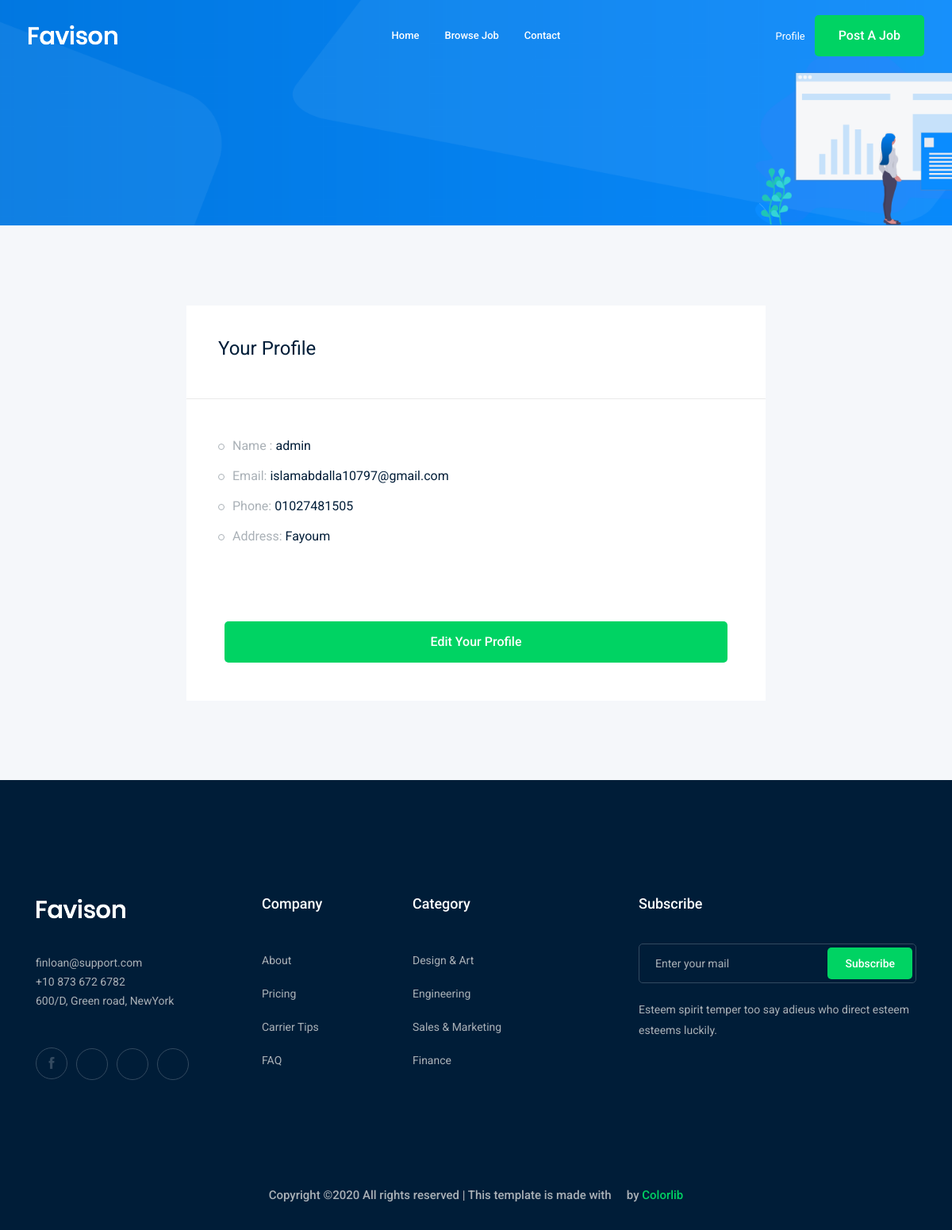
The app's page /accounts/profile (signed in) with its own data.
### accounts/models.py (models this page shows)
class Profile(models.Model):
    user = models.OneToOneField(User ,on_delete=models.CASCADE)
    city = models.ForeignKey ('City' , related_name='user_city',on_delete=models.CASCADE,blank=True,null=True)
    phone_number = models.CharField (max_length=15)
    image = models.ImageField (upload_to = image_upload ,default = "",blank=True,null=True )
    def __str__(self):
        return str(self.user)

class City (models.Model):
    name = models.CharField (max_length=30)
    def __str__(self):
        return str(self.name)

### accounts/views.py (the view)
# urls.py: path('profile',views.profile, name = 'profile'),
def profile(request):
    profile = Profile.objects.get(user=request.user)
    return render(request,'accounts/profile.html',{'profile':profile ,})

### accounts/templates/accounts/profile.html (shortened to what this page needs)
{% extends 'base.html' %}
{% load bootstrap4 %}
{% block body %}
    <div class="bradcam_area bradcam_bg_1">
        <div class="container">
            <div class="row">
                <div class="col-xl-12">
                </div>
            </div>
        </div>
    </div>
    <div class="job_details_area">
        <div class="container">
            <div class="row">
                <div class="col-lg-8 mx-auto">
                    <div class="job_sumary">
                        <div class="summery_header">
                            <h3>Your Profile </h3>
                        </div>
                        <div class="job_content">
                            <ul>
                                <li>Name : <span>{{profile}}</span></li>
                                <li>Email: <span>{{profile.user.email}}</span></li>
                                <li>Phone: <span>{{profile.phone_number}}</span></li>
                                <li>Address: <span>{{profile.city}}</span></li>
                            </ul>
                        </div>
                        <div class="p-5 ">
                            <a class="boxed-btn3 w-100" href="{% url 'accounts:profile_edit' %}">Edit Your Profile</a>
                        </div>
                    </div>
                </div>
            </div>
        </div>
    </div>
{% endblock body %}

### records on screen
Profile: user.username "admin", user.email "islamabdalla10797@gmail.com", phone_number "01027481505", city "Fayoum"
